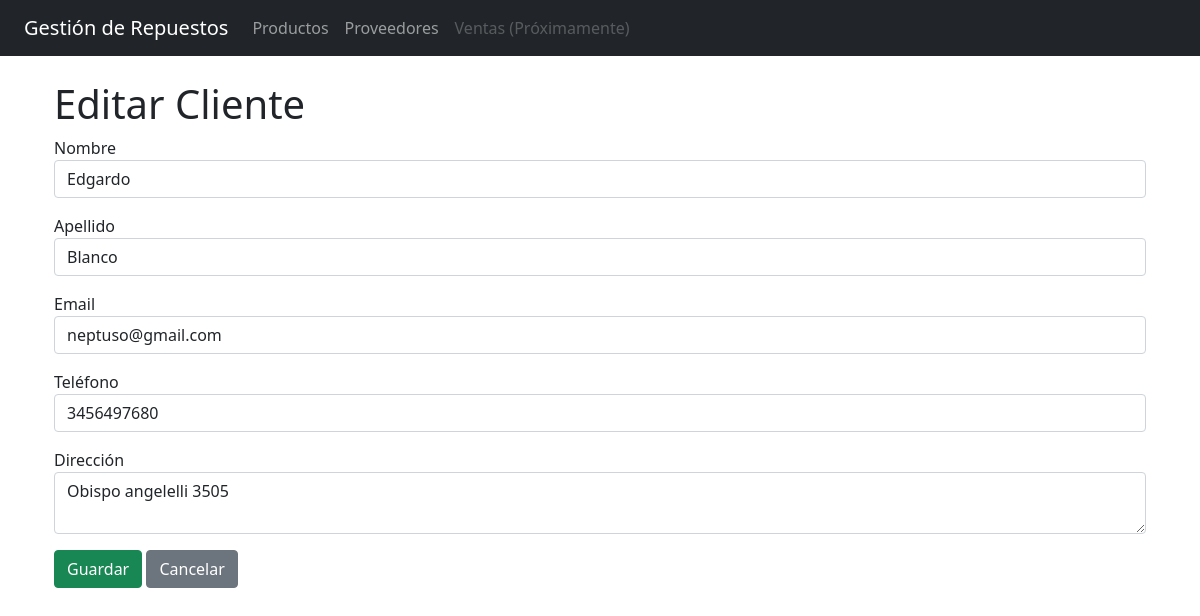
/clientes/editar/1, run on the app's committed database.
### app/models/__init__.py (models this page shows)
class Cliente(db.Model):
    id = db.Column(db.Integer, primary_key=True)
    nombre = db.Column(db.String(100), nullable=False)
    apellido = db.Column(db.String(100), nullable=False)
    email = db.Column(db.String(100), nullable=False)
    telefono = db.Column(db.String(20))
    direccion = db.Column(db.Text)

### app/views/clientes.py (the view, shortened to what this page needs)
@clientes_bp.route('/clientes/editar/<int:id>', methods=['GET', 'POST'])
def editar_cliente(id):
    cliente = Cliente.query.get_or_404(id)
    form = ClienteForm(obj=cliente)
    return render_template('clientes/editar.html', form=form, cliente=cliente)

### app/forms.py
class ClienteForm(FlaskForm):
    nombre = StringField('Nombre', validators=[DataRequired(), Length(max=100)])
    apellido = StringField('Apellido', validators=[DataRequired(), Length(max=100)])
    email = StringField('Email', validators=[DataRequired(), Email()])
    telefono = StringField('Teléfono', validators=[Length(max=20)])
    direccion = TextAreaField('Dirección', validators=[Length(max=200)])
    submit = SubmitField('Guardar')

### app/templates/clientes/editar.html (shortened to what this page needs)
{% extends "base.html" %}
{% block content %}
<h1>Editar Cliente</h1>
<form action="{{ url_for('clientes.editar_cliente', id=cliente.id) }}" method="POST">
    <div class="mb-3">
        {{ form.nombre.label }}
        {{ form.nombre(class="form-control") }}
    </div>
    <div class="mb-3">
        {{ form.apellido.label }}
        {{ form.apellido(class="form-control") }}
    </div>
    <div class="mb-3">
        {{ form.email.label }}
        {{ form.email(class="form-control") }}
    </div>
    <div class="mb-3">
        {{ form.telefono.label }}
        {{ form.telefono(class="form-control") }}
    </div>
    <div class="mb-3">
        {{ form.direccion.label }}
        {{ form.direccion(class="form-control") }}
    </div>
    <button type="submit" class="btn btn-success">Guardar</button>
    <a href="{{ url_for('clientes.listar_clientes') }}" class="btn btn-secondary">Cancelar</a>
</form>
{% endblock %}

### data on the page
Cliente: nombre "Edgardo", apellido "Blanco", email "neptuso@gmail.com", telefono "3456497680", direccion "Obispo angelelli 3505"
